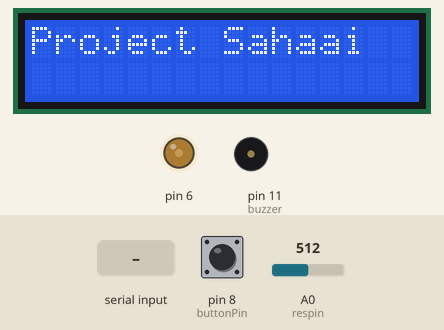
Bench run of a sketch on a simulated Arduino Uno, built with avr-gcc and run on an emulated ATmega328P. On the bench: 16×2 character LCD, output pins drawn as LEDs (lit = HIGH), buzzer (waves = sounding). The test bench sets the inputs (shaded band); at power-on: A0 (respin) = 512, pin 8 (buttonPin) LOW. What the sketch prints to the serial monitor is not drawn.

Above: at 1.4 s.
1.5 s: "0\n" received over Serial
At 9.7 s:
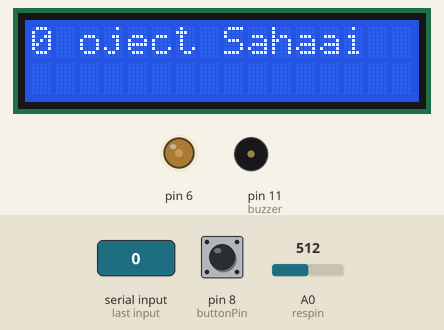
9.9 s: A0 (respin) set to 413
11.4 s: A0 (respin) set to 381
At 12.3 s:
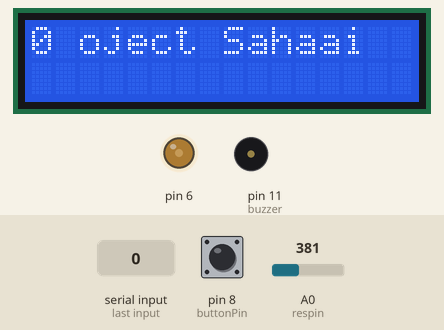
12.9 s: "2\n" received over Serial
At 15.2 s:
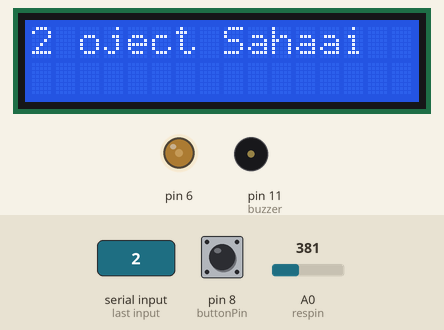
15.5 s: A0 (respin) set to 410
At 15.76 s:
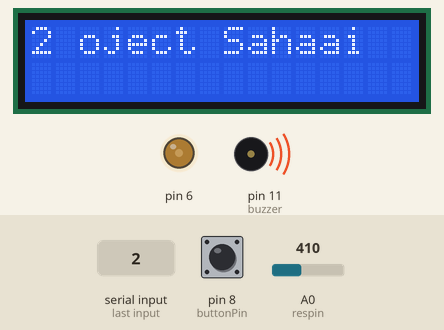
18.1 s: A0 (respin) set to 390
At 19.0 s:
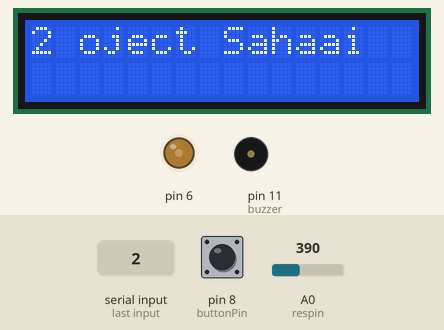
Timing chart, 0 to 20.6 s (numbered marks = the images above; inputs shaded):
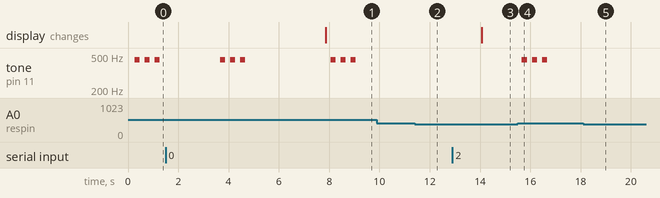

The sketch:

Final_code.ino
```cpp
const int buttonPin = 8;
int buttonState = 0;
int resval=0;      // the number of the LED pin
  int respin=A5;
String text1;
#include <LiquidCrystal.h>
int Contrast=75;
 LiquidCrystal lcd(12, 13, 5, 4, 3, 2);
 int buzzer=11;

void setup() {

   pinMode(buttonPin, INPUT);

  // put your setup code here, to run once:

  Serial.begin(9600);

  analogWrite(6,Contrast);
     lcd.begin(16, 2);
  lcd.setCursor(0, 0);
      lcd.print("Project Sahaai");


      delay(200);


}


void loop() {
  buttonState = digitalRead(buttonPin);

 if (buttonState == HIGH) {
    // turn LED on:
        Serial.write("2\n");
  }


  // put your main code here, to run repeatedly:
 resval=analogRead(respin);
 if (resval>=400)
 {Serial.write("1\n");
respin=0;
int i=0;
  do{

    i++;
    tone(buzzer, 450);
    delay(200);
    noTone(buzzer);
    delay(200);


  }while(i<3);


delay(2000);

}


 if (Serial.available())
  {
    text1=Serial.readString();
    Serial.println(text1);
    lcd.setCursor(0, 0);
     lcd.print(text1);
    if(Serial.read() == '\n'){              // if the last byte is 'd' then stop reading and execute command 'd' stands for 'done'
        Serial.flush();                     //clear all other commands piled in the buffer
        Serial.print('d');                   //send completion of the command


      lcd.setCursor(0, 0);
      lcd.print(text1);
      lcd.autoscroll();


     delay(200);


     lcd.clear();
    }
  }


delay(200);

}
```

Measured:
- after the input at 1.5 s, the display: changes after 6.4 s (image 1)
- after the input at 9.9 s, every drawn part: stays the same
- after the input at 11.4 s, tone on pin 11 (buzzer): stops changing and stays silent
- after the input at 12.9 s, the display: changes after 1.2 s (image 3)
- after the input at 15.5 s, tone on pin 11 (buzzer): alternates 450 Hz for 0.20 s and silent for 0.20 s, 6 changes in all, then stays silent, starting after 0.17 s
- after the input at 18.1 s, tone on pin 11 (buzzer): stops changing and stays silent
- by itself, tone on pin 11 (buzzer): plays 450 Hz for 0.20 s, 450 Hz for 0.20 s, 450 Hz for 0.20 s, 450 Hz for 0.20 s, 450 Hz for 0.20 s, 450 Hz for 0.20 s
